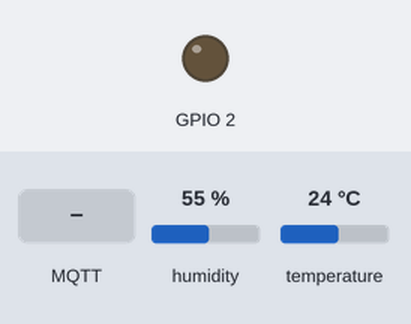
Simulated run of this sketch. Board: ESP32. Shown: output pins drawn as LEDs (lit = HIGH). Inputs (shaded band) come from the test bench; at power-on: humidity 55 %, temperature 24 °C. WiFi joins after 1.5 s; servers stay silent unless stated; no MQTT or app messages arrive unless stated; what the sketch prints to the serial monitor is not drawn.

Above: at 2.7 s.
2.8 s: MQTT message "ON" arrives on the first subscribed topic
At 3.2 s:
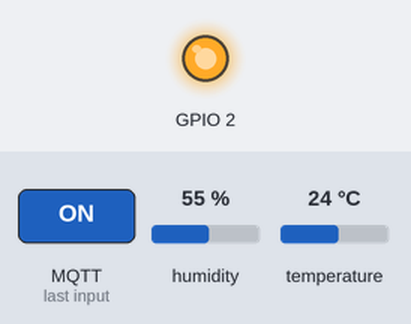
4.3 s: MQTT message "OFF" arrives on the first subscribed topic
At 5.5 s:
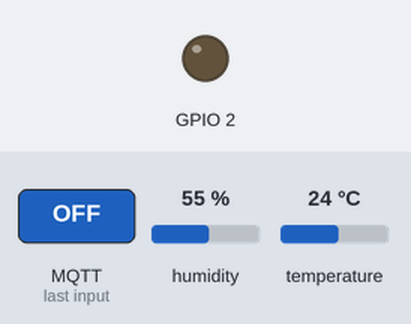
Timing chart, 0 to 7.3 s (numbered marks = the images above; inputs shaded):
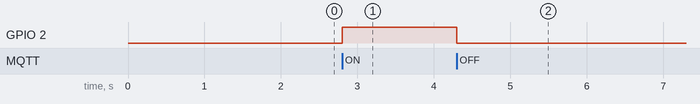

The sketch:

tallerIOT.ino
```cpp
#include <WiFi.h>
#include <PubSubClient.h>
#include <ArduinoJson.h>
#include <DHT.h>

// ================= CONFIGURACIÓN WIFI =================
const char* WIFI_SSID = "iPhone";
const char* WIFI_PASS = "20170051";

// ================= CONFIGURACIÓN MQTT =================
const char* MQTT_SERVER = "mqtt.rcr-labs.com";
const int MQTT_PORT = 1883;

const char* MQTT_USER = "alumno";
const char* MQTT_PASSWORD = "UPCH2026";
const char* CLIENT_ID = "ESP32_Equipo04";

// Topics MQTT
const char* TOPIC_PUB = "equipo04/sensor/datos";
const char* TOPIC_SUB = "equipo04/actuadores/led";

// ================= DHT11 =================
#define DHTPIN 4
#define DHTTYPE DHT11

DHT dht(DHTPIN, DHTTYPE);

// ================= OBJETOS Y VARIABLES =================
WiFiClient espClient;
PubSubClient client(espClient);

unsigned long ultimoEnvio = 0;
const long intervaloEnvio = 5000;

//conexión WiFi
void setupWiFi() {
  delay(10);

  Serial.println();
  Serial.print("Conectando a Wi-Fi: ");
  Serial.println(WIFI_SSID);

  WiFi.mode(WIFI_STA);
  WiFi.begin(WIFI_SSID, WIFI_PASS);

  while (WiFi.status() != WL_CONNECTED) {
    delay(500);
    Serial.print(".");
  }

  Serial.println("\nWiFi conectado con éxito");
  Serial.print("Dirección IP local: ");
  Serial.println(WiFi.localIP());
}

//callback MQTT
void callback(char* topic, byte* payload, unsigned int length) {
  Serial.print("Mensaje recibido en topic [");
  Serial.print(topic);
  Serial.print("]: ");

  String mensaje = "";

  for (unsigned int i = 0; i < length; i++) {
    mensaje += (char)payload[i];
  }

  Serial.println(mensaje);

  if (String(topic) == TOPIC_SUB) {
    if (mensaje == "ON") {
      digitalWrite(2, HIGH);
      Serial.println("Comando: Encender LED");
    }
    else if (mensaje == "OFF") {
      digitalWrite(2, LOW);
      Serial.println("Comando: Apagar LED");
    }
  }
}

//reconexión MQTT
void reconnect() {
  while (!client.connected()) {

    Serial.print("Intentando conectar con broker MQTT...");

    if (client.connect(CLIENT_ID, MQTT_USER, MQTT_PASSWORD)) {

      Serial.println(" ¡Conectado!");

      client.subscribe(TOPIC_SUB);

      Serial.print("Suscrito a: ");
      Serial.println(TOPIC_SUB);

    } else {

      Serial.print(" Falló. Código de error rc=");
      Serial.print(client.state());

      Serial.println(" Reintentando en 5 segundos...");

      delay(5000);
    }
  }
}

void setup() {

  Serial.begin(115200);

  setupWiFi();

  client.setServer(MQTT_SERVER, MQTT_PORT);
  client.setCallback(callback);

  pinMode(2, OUTPUT);

  dht.begin();
}

void loop() {

  if (!client.connected()) {
    reconnect();
  }

  client.loop();

  unsigned long ahora = millis();

  if (ahora - ultimoEnvio >= intervaloEnvio) {

    ultimoEnvio = ahora;

    //leer DHT11
    float temperatura = dht.readTemperature();
    float humedad = dht.readHumidity();

    //comprobar si la lectura fue válida
    if (isnan(temperatura) || isnan(humedad)) {
      Serial.println("Error al leer el DHT11");
      return;
    }

    Serial.print("Temperatura: ");
    Serial.print(temperatura);
    Serial.println(" °C");

    Serial.print("Humedad: ");
    Serial.print(humedad);
    Serial.println(" %");

    //crear JSON
    StaticJsonDocument<200> doc;

    doc["dispositivo"] = CLIENT_ID;
    doc["temperatura"] = temperatura;
    doc["humedad"] = humedad;

    char jsonBuffer[256];

    serializeJson(doc, jsonBuffer);

    //publicar MQTT
    Serial.print("Publicando en ");
    Serial.print(TOPIC_PUB);
    Serial.print(": ");
    Serial.println(jsonBuffer);

    client.publish(TOPIC_PUB, jsonBuffer);
  }
}
```

Measured:
- after the input at 2.8 s, GPIO 2: LOW → HIGH at once
- after the input at 4.3 s, GPIO 2: HIGH → LOW at once
